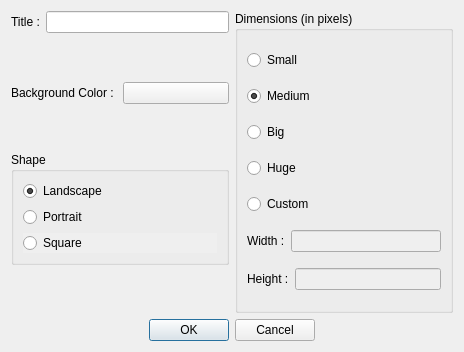
<?xml version="1.0" encoding="UTF-8"?>
<ui version="4.0">
 <class>MapWizzardDialog</class>
 <widget class="QDialog" name="MapWizzardDialog">
  <property name="geometry">
   <rect>
    <x>0</x>
    <y>0</y>
    <width>464</width>
    <height>352</height>
   </rect>
  </property>
  <property name="windowTitle">
   <string>Map Wizzard</string>
  </property>
  <property name="styleSheet">
   <string notr="true"/>
  </property>
  <property name="locale">
   <locale language="English" country="UnitedStates"/>
  </property>
  <layout class="QVBoxLayout" name="verticalLayout_4">
   <item>
    <layout class="QHBoxLayout" name="horizontalLayout_5">
     <item>
      <layout class="QVBoxLayout" name="verticalLayout_3">
       <item>
        <layout class="QHBoxLayout" name="horizontalLayout">
         <item>
          <widget class="QLabel" name="m_titleLabel">
           <property name="locale">
            <locale language="English" country="UnitedStates"/>
           </property>
           <property name="text">
            <string>Title :</string>
           </property>
           <property name="buddy">
            <cstring>m_titleLineedit</cstring>
           </property>
          </widget>
         </item>
         <item>
          <widget class="QLineEdit" name="m_titleLineedit"/>
         </item>
        </layout>
       </item>
       <item>
        <spacer name="verticalSpacer_2">
         <property name="orientation">
          <enum>Qt::Vertical</enum>
         </property>
         <property name="sizeHint" stdset="0">
          <size>
           <width>20</width>
           <height>18</height>
          </size>
         </property>
        </spacer>
       </item>
       <item>
        <layout class="QHBoxLayout" name="horizontalLayout_2">
         <item>
          <widget class="QLabel" name="m_colorLabel">
           <property name="locale">
            <locale language="English" country="UnitedStates"/>
           </property>
           <property name="text">
            <string>Background Color :</string>
           </property>
           <property name="buddy">
            <cstring>m_colorButton</cstring>
           </property>
          </widget>
         </item>
         <item>
          <widget class="QPushButton" name="m_colorButton">
           <property name="autoFillBackground">
            <bool>false</bool>
           </property>
           <property name="styleSheet">
            <string notr="true"/>
           </property>
           <property name="locale">
            <locale language="English" country="UnitedStates"/>
           </property>
           <property name="text">
            <string/>
           </property>
           <property name="flat">
            <bool>false</bool>
           </property>
          </widget>
         </item>
        </layout>
       </item>
       <item>
        <spacer name="verticalSpacer">
         <property name="orientation">
          <enum>Qt::Vertical</enum>
         </property>
         <property name="sizeHint" stdset="0">
          <size>
           <width>20</width>
           <height>18</height>
          </size>
         </property>
        </spacer>
       </item>
       <item>
        <widget class="QGroupBox" name="groupBox_2">
         <property name="title">
          <string>Shape</string>
         </property>
         <layout class="QVBoxLayout" name="verticalLayout_2">
          <item>
           <widget class="QRadioButton" name="m_landscapeButton">
            <property name="text">
             <string>Landscape</string>
            </property>
            <property name="checked">
             <bool>true</bool>
            </property>
           </widget>
          </item>
          <item>
           <widget class="QRadioButton" name="m_portraitButton">
            <property name="text">
             <string>Portrait</string>
            </property>
           </widget>
          </item>
          <item>
           <widget class="QRadioButton" name="m_squareButton">
            <property name="autoFillBackground">
             <bool>true</bool>
            </property>
            <property name="text">
             <string>Square</string>
            </property>
           </widget>
          </item>
         </layout>
        </widget>
       </item>
       <item>
        <spacer name="verticalSpacer_3">
         <property name="orientation">
          <enum>Qt::Vertical</enum>
         </property>
         <property name="sizeHint" stdset="0">
          <size>
           <width>20</width>
           <height>48</height>
          </size>
         </property>
        </spacer>
       </item>
      </layout>
     </item>
     <item>
      <widget class="QGroupBox" name="groupBox">
       <property name="title">
        <string>Dimensions (in pixels)</string>
       </property>
       <layout class="QVBoxLayout" name="verticalLayout">
        <item>
         <widget class="QRadioButton" name="m_smallSizeButton">
          <property name="text">
           <string>Small</string>
          </property>
         </widget>
        </item>
        <item>
         <widget class="QRadioButton" name="m_mediumSizeButton">
          <property name="text">
           <string>Medium</string>
          </property>
          <property name="checked">
           <bool>true</bool>
          </property>
         </widget>
        </item>
        <item>
         <widget class="QRadioButton" name="m_bigSizeButton">
          <property name="text">
           <string>Big</string>
          </property>
         </widget>
        </item>
        <item>
         <widget class="QRadioButton" name="m_hugeSizeButton">
          <property name="text">
           <string>Huge</string>
          </property>
         </widget>
        </item>
        <item>
         <widget class="QRadioButton" name="m_customSize">
          <property name="text">
           <string>Custom</string>
          </property>
         </widget>
        </item>
        <item>
         <layout class="QHBoxLayout" name="horizontalLayout_3">
          <item>
           <widget class="QLabel" name="m_widthLabel">
            <property name="text">
             <string>Width :</string>
            </property>
            <property name="buddy">
             <cstring>m_widthEdit</cstring>
            </property>
           </widget>
          </item>
          <item>
           <widget class="QLineEdit" name="m_widthEdit">
            <property name="enabled">
             <bool>false</bool>
            </property>
            <property name="inputMask">
             <string>00009; </string>
            </property>
            <property name="maxLength">
             <number>5</number>
            </property>
           </widget>
          </item>
         </layout>
        </item>
        <item>
         <layout class="QHBoxLayout" name="horizontalLayout_4">
          <item>
           <widget class="QLabel" name="m_heightLabel">
            <property name="text">
             <string>Height :</string>
            </property>
            <property name="buddy">
             <cstring>m_heightEdit</cstring>
            </property>
           </widget>
          </item>
          <item>
           <widget class="QLineEdit" name="m_heightEdit">
            <property name="enabled">
             <bool>false</bool>
            </property>
            <property name="inputMask">
             <string>00009; </string>
            </property>
           </widget>
          </item>
         </layout>
        </item>
       </layout>
      </widget>
     </item>
    </layout>
   </item>
   <item>
    <widget class="QDialogButtonBox" name="buttonBox">
     <property name="orientation">
      <enum>Qt::Horizontal</enum>
     </property>
     <property name="standardButtons">
      <set>QDialogButtonBox::Cancel|QDialogButtonBox::Ok</set>
     </property>
     <property name="centerButtons">
      <bool>true</bool>
     </property>
    </widget>
   </item>
  </layout>
 </widget>
 <resources/>
 <connections>
  <connection>
   <sender>buttonBox</sender>
   <signal>accepted()</signal>
   <receiver>MapWizzardDialog</receiver>
   <slot>accept()</slot>
   <hints>
    <hint type="sourcelabel">
     <x>308</x>
     <y>314</y>
    </hint>
    <hint type="destinationlabel">
     <x>157</x>
     <y>274</y>
    </hint>
   </hints>
  </connection>
  <connection>
   <sender>buttonBox</sender>
   <signal>rejected()</signal>
   <receiver>MapWizzardDialog</receiver>
   <slot>reject()</slot>
   <hints>
    <hint type="sourcelabel">
     <x>376</x>
     <y>320</y>
    </hint>
    <hint type="destinationlabel">
     <x>286</x>
     <y>274</y>
    </hint>
   </hints>
  </connection>
  <connection>
   <sender>m_customSize</sender>
   <signal>toggled(bool)</signal>
   <receiver>m_widthEdit</receiver>
   <slot>setEnabled(bool)</slot>
   <hints>
    <hint type="sourcelabel">
     <x>442</x>
     <y>164</y>
    </hint>
    <hint type="destinationlabel">
     <x>441</x>
     <y>211</y>
    </hint>
   </hints>
  </connection>
  <connection>
   <sender>m_customSize</sender>
   <signal>toggled(bool)</signal>
   <receiver>m_heightEdit</receiver>
   <slot>setEnabled(bool)</slot>
   <hints>
    <hint type="sourcelabel">
     <x>442</x>
     <y>164</y>
    </hint>
    <hint type="destinationlabel">
     <x>441</x>
     <y>275</y>
    </hint>
   </hints>
  </connection>
  <connection>
   <sender>m_customSize</sender>
   <signal>toggled(bool)</signal>
   <receiver>groupBox_2</receiver>
   <slot>setDisabled(bool)</slot>
   <hints>
    <hint type="sourcelabel">
     <x>309</x>
     <y>154</y>
    </hint>
    <hint type="destinationlabel">
     <x>225</x>
     <y>199</y>
    </hint>
   </hints>
  </connection>
 </connections>
</ui>
